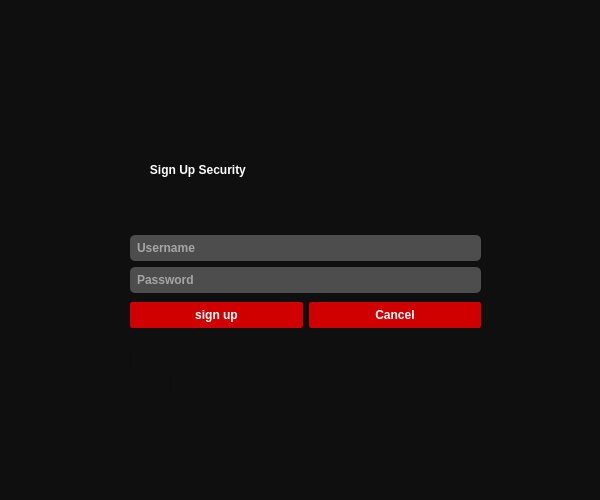
<?xml version="1.0" encoding="UTF-8"?>
<ui version="4.0">
 <class>Sign_Up_Page</class>
 <widget class="QDialog" name="Sign_Up_Page">
  <property name="geometry">
   <rect>
    <x>0</x>
    <y>0</y>
    <width>600</width>
    <height>500</height>
   </rect>
  </property>
  <property name="minimumSize">
   <size>
    <width>600</width>
    <height>400</height>
   </size>
  </property>
  <property name="maximumSize">
   <size>
    <width>600</width>
    <height>600</height>
   </size>
  </property>
  <property name="windowTitle">
   <string>Dialog</string>
  </property>
  <property name="styleSheet">
   <string notr="true">/*Copyright (c) DevSec Studio. All rights reserved.

MIT License

Permission is hereby granted, free of charge, to any person obtaining a copy
of this software and associated documentation files (the &quot;Software&quot;), to deal
in the Software without restriction, including without limitation the rights
to use, copy, modify, merge, publish, distribute, sublicense, and/or sell
copies of the Software, and to permit persons to whom the Software is
furnished to do so, subject to the following conditions:

The above copyright notice and this permission notice shall be included in all
copies or substantial portions of the Software.

THE SOFTWARE IS PROVIDED *AS IS*, WITHOUT WARRANTY OF ANY KIND, EXPRESS OR
IMPLIED, INCLUDING BUT NOT LIMITED TO THE WARRANTIES OF MERCHANTABILITY,
FITNESS FOR A PARTICULAR PURPOSE AND NONINFRINGEMENT. IN NO EVENT SHALL THE
AUTHORS OR COPYRIGHT HOLDERS BE LIABLE FOR ANY CLAIM, DAMAGES OR OTHER
LIABILITY, WHETHER IN AN ACTION OF CONTRACT, TORT OR OTHERWISE, ARISING FROM,
OUT OF OR IN CONNECTION WITH THE SOFTWARE OR THE USE OR OTHER DEALINGS IN THE SOFTWARE.
*/

/*-----QWidget-----*/
QWidget
{
	background-color: #0f0f0f;
	color: #fff;
	border-color: #000000;

}


/*-----QLabel-----*/
QLabel
{
	background-color: transparent;
	color: #fff;
	font-weight: bold;
	border-color: #000000;

}


/*-----QPushButton-----*/
QPushButton
{
	background-color: #d10000;
	color: #fff;
	font-weight: bold;
	border: 1px solid #d10000;  
	border-radius: 2px;
	padding: 5px;

}


QPushButton::hover
{
	background-color: #ad0000;
	color: #fff;

}


QPushButton::pressed
{
	background-color: #e00000;
	color: #fff;

}


/*-----QToolButton-----*/
QToolButton
{
	background-color: transparent;
	color: #000000;
	border-style: solid;
	border-color: #000000;

}


QToolButton::hover
{
	background-color: #d10000;
	color: #000000;
	border-radius: 15px;
	border-color: #d10000;

}


QToolButton::pressed
{
	background-color: #d10000;
	color: #000000;
	border-style: solid;
	border-width: 0px;

}


/*-----QLineEdit-----*/
QLineEdit{
	background-color: #4d4d4d;
	color: #fff;
	font-weight: bold;
	border-style: solid;
	border-radius: 5px;
	padding: 5px;

}


/*-----QCheckBox-----*/
QCheckBox
{
	background-color: transparent;
	color: #b9b9bb;
	font-weight: bold;

}


QCheckBox::indicator
{
    color: #b1b1b1;
    background-color: #00111d;
    border: 1px solid #d10000;
    width: 12px;
    height: 12px;

}


QCheckBox::indicator:checked
{
    image:url(&quot;./ressources/check.png&quot;); /*To replace*/
	background-color: #d10000;
    border: 1px solid #d10000;

}


QCheckBox::indicator:unchecked:hover
{
    border: 1px solid #ff0000;

}


QCheckBox::disabled
{
	color: #656565;

}


QCheckBox::indicator:disabled
{
	background-color: #656565;
	color: #656565;
    border: 1px solid #656565;

}
</string>
  </property>
  <widget class="QWidget" name="layoutWidget">
   <property name="geometry">
    <rect>
     <x>130</x>
     <y>110</y>
     <width>351</width>
     <height>183</height>
    </rect>
   </property>
   <layout class="QVBoxLayout" name="verticalLayout_2">
    <item>
     <layout class="QVBoxLayout" name="verticalLayout">
      <item>
       <widget class="QLabel" name="label_2">
        <property name="styleSheet">
         <string notr="true">font: 800 9pt &quot;Rockwell Extra Bold&quot;;
font: 700 24pt &quot;Segoe UI&quot;;</string>
        </property>
        <property name="text">
         <string>      Sign Up Security</string>
        </property>
       </widget>
      </item>
      <item>
       <widget class="QLineEdit" name="lineEdit">
        <property name="inputMask">
         <string notr="true"/>
        </property>
        <property name="text">
         <string/>
        </property>
        <property name="placeholderText">
         <string>Username</string>
        </property>
       </widget>
      </item>
      <item>
       <widget class="QLineEdit" name="lineEdit_2">
        <property name="inputMask">
         <string/>
        </property>
        <property name="text">
         <string/>
        </property>
        <property name="frame">
         <bool>true</bool>
        </property>
        <property name="echoMode">
         <enum>QLineEdit::Password</enum>
        </property>
        <property name="placeholderText">
         <string>Password</string>
        </property>
       </widget>
      </item>
     </layout>
    </item>
   </layout>
  </widget>
  <widget class="QProgressBar" name="progressBar_1">
   <property name="geometry">
    <rect>
     <x>130</x>
     <y>350</y>
     <width>351</width>
     <height>23</height>
    </rect>
   </property>
   <property name="value">
    <number>0</number>
   </property>
   <property name="textVisible">
    <bool>false</bool>
   </property>
  </widget>
  <widget class="QWidget" name="horizontalLayoutWidget">
   <property name="geometry">
    <rect>
     <x>130</x>
     <y>300</y>
     <width>351</width>
     <height>31</height>
    </rect>
   </property>
   <layout class="QHBoxLayout" name="horizontalLayout">
    <item>
     <widget class="QPushButton" name="pushButton_3">
      <property name="text">
       <string>sign up</string>
      </property>
     </widget>
    </item>
    <item>
     <widget class="QPushButton" name="pushButton_2">
      <property name="text">
       <string>Cancel</string>
      </property>
     </widget>
    </item>
   </layout>
  </widget>
  <widget class="QProgressBar" name="progressBar_1">
   <property name="geometry">
    <rect>
     <x>170</x>
     <y>370</y>
     <width>351</width>
     <height>23</height>
    </rect>
   </property>
   <property name="value">
    <number>0</number>
   </property>
   <property name="textVisible">
    <bool>false</bool>
   </property>
  </widget>
 </widget>
 <resources/>
 <connections/>
</ui>
